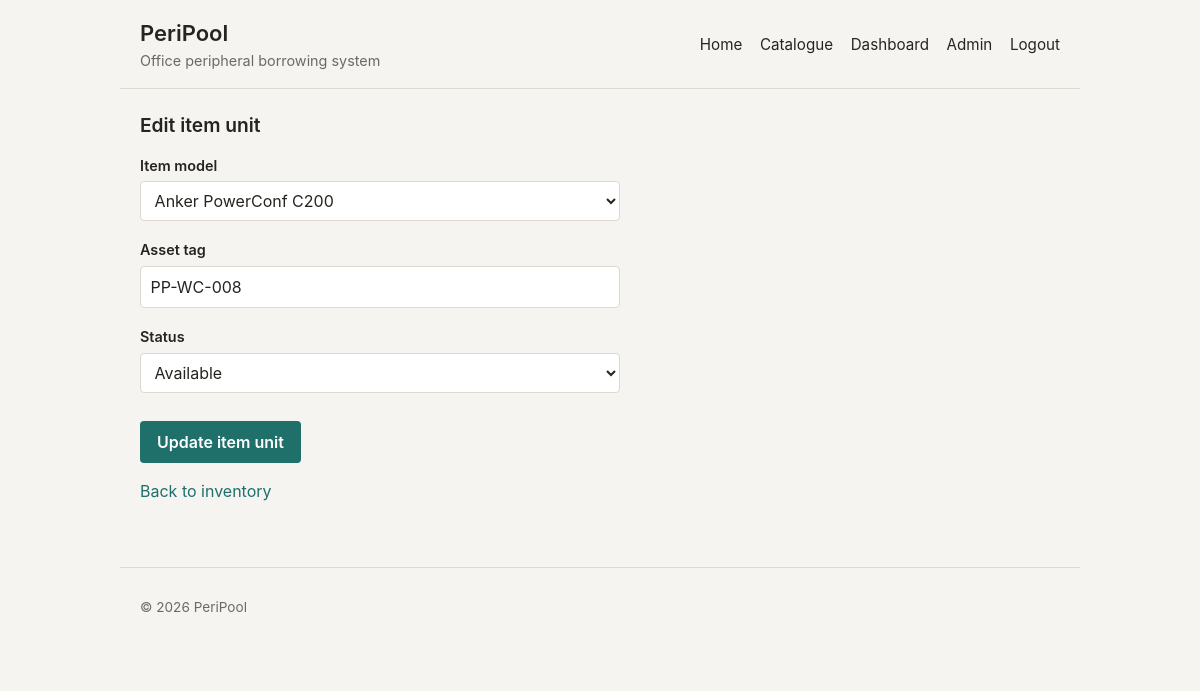
/admin/item-units/32/edit (signed in), run on the app's committed database.
### app/models.py (models this page shows, shortened)
class ItemUnit(db.Model):
    __tablename__ = "item_units"
    id = db.Column(db.Integer, primary_key=True)
    item_model_id = db.Column(db.Integer, db.ForeignKey("item_models.id"), nullable=False)
    asset_tag = db.Column(db.String(100), unique=True, nullable=False)
    status = db.Column(db.String(30), nullable=False, default="available")
    created_at = db.Column(db.DateTime, nullable=False, default=get_utc_now)
    updated_at = db.Column(
        db.DateTime,
        nullable=False,
        default=get_utc_now,
        onupdate=get_utc_now
    )
    item_model = db.relationship("ItemModel", back_populates="item_units")
    borrow_records = db.relationship("BorrowRecord", back_populates="item_unit")
    __table_args__ = (
        db.CheckConstraint(
            "status IN ('available', 'borrowed', 'maintenance', 'inactive')",
            name="ck_item_units_status"
        ),
    )

### app/blueprints/admin.py (the view, shortened to what this page needs)
@admin.route('/item-units/new', methods=['GET', 'POST'])
@admin.route('/item-units/<int:item_unit_id>/edit', methods=['GET', 'POST'])
@admin_required
def item_unit_form(item_unit_id=None):
    item_unit = db.get_or_404(ItemUnit, item_unit_id) if item_unit_id else None
    if item_unit and item_unit.status == 'borrowed':
        flash('Borrowed item units must be returned before they can be edited.', 'warning')
        return redirect(url_for('admin.inventory'))
    item_models = (
        ItemModel.query
        .filter_by(is_active=True)
        .order_by(ItemModel.manufacturer, ItemModel.model_name)
        .all()
    )
    if not item_models:
        flash('Create an active item model before adding an item unit.', 'warning')
        return redirect(url_for('admin.inventory'))
    form = ItemUnitForm(obj=item_unit, item_unit_id=item_unit_id)
    form.item_model_id.choices = [
        (model.id, f'{model.manufacturer} {model.model_name}') for model in item_models
    ]
    return render_template('admin_item_unit_form.html', form=form, item_unit=item_unit)

### app/forms.py (shortened to what this page needs)
class ItemUnitForm(FlaskForm):
    item_model_id = SelectField('Item model', coerce=int, validators=[DataRequired()], render_kw={'required': True})
    asset_tag = StringField(
        'Asset tag',
        filters=[_strip_upper],
        validators=[DataRequired(message='Asset tag is required.'), Length(max=100)],
        render_kw={'required': True}
    )
    status = SelectField(
        'Status',
        choices=[(status, status.title()) for status in ITEM_UNIT_ADMIN_STATUSES],
        validators=[DataRequired()],
        render_kw={'required': True}
    )
    def __init__(self, *args, item_unit_id=None, **kwargs):
        super().__init__(*args, **kwargs)
        self.item_unit_id = item_unit_id

### app/forms.py (called while the page is built)
def _strip_upper(value):
    return value.strip().upper() if value else value

### app/models.py (called while the page is built)
@login_manager.user_loader
def load_user(user_id):
    return db.session.get(User, int(user_id))

### app/templates/admin_item_unit_form.html (shortened to what this page needs)
{% extends "base.html" %}
{% from "macros.html" import render_field %}
{% block content %}
<section>
    {% if item_unit %}
        <h2>Edit item unit</h2>
    {% else %}
        <h2>Add item unit</h2>
    {% endif %}
    <form method="post">
        {{ render_field(form.item_model_id) }}
        {{ render_field(form.asset_tag) }}
        {{ render_field(form.status) }}
        <button type="submit">
            {% if item_unit %}Update item unit{% else %}Create item unit{% endif %}
        </button>
    </form>
    <p>
        <a href="{{ url_for('admin.inventory') }}">Back to inventory</a>
    </p>
</section>
{% endblock %}

### app/templates/macros.html (shortened to what this page needs)
{% macro render_field(field) %}
    <p>
        {{ field.label }}<br>
        {{ field() }}
    </p>
{% endmacro %}

### app/static/css/style.css (style rules this page uses)
:root { --color-bg: #f5f4f0; --color-surface: #ffffff; --color-surface-muted: #eeece5; --color-text: #26241f; --color-text-muted: #6b6a62; --color-border: #dcd8cd; --color-accent: #1f6f6b; --color-accent-hover: #17534f; --color-accent-contrast: #ffffff; --color-focus-ring: rgba(31, 111, 107, 0.25); --color-success-bg: #eaf3ea; --color-success-text: #2f5f33; --color-success-border: #4b8f52; --color-danger-bg: #f7e9e6; --color-danger-text: #7a3122; --color-danger-border: #b5493a; --color-warning-bg: #f7efe0; --color-warning-text: #6b4c14; --color-warning-border: #a97a1f; --color-info-bg: #e8eef2; --color-info-text: #2c4a5c; --color-info-border: #3d6b8a; --radius: 4px; --max-width: 960px; }
* { box-sizing: border-box; }
body { margin: 0; background: var(--color-bg); color: var(--color-text); font-family: -apple-system, BlinkMacSystemFont, "Segoe UI", Roboto, "Helvetica Neue", Arial, sans-serif; font-size: 16px; line-height: 1.5; }
h1, h2, h3 { line-height: 1.25; font-weight: 600; }
h2 { font-size: 1.2rem; margin-top: 0; }
a { color: var(--color-accent); text-decoration: none; }
section { margin-bottom: 1rem; }
form { max-width: 30rem; }
label { font-weight: 600; font-size: 0.9rem; }
input, select, textarea { width: 100%; margin-top: 0.3rem; padding: 0.5rem 0.6rem; background: var(--color-surface); color: var(--color-text); border: 1px solid var(--color-border); border-radius: var(--radius); font: inherit; }
button, .button { display: inline-block; margin-top: 0.75rem; padding: 0.5rem 1rem; background: var(--color-accent); color: var(--color-accent-contrast); border: 1px solid transparent; border-radius: var(--radius); font: inherit; font-weight: 600; cursor: pointer; }

### data on the page
ItemUnit: item_model_id "Anker PowerConf C200", asset_tag "PP-WC-008", status "Available"

### other printed values
{{ field.label }} "Item model Asset tag Status"
